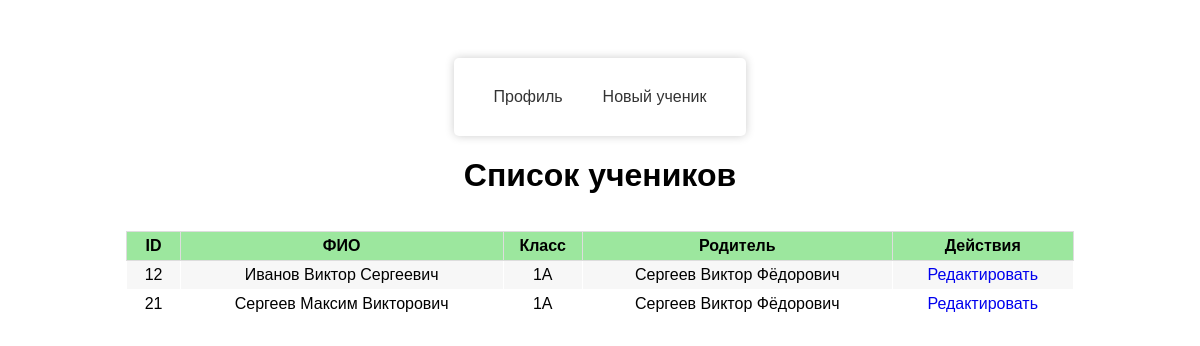
The app's page /src/users/students_parents/EditStudent.php (signed in) with its own data.
### tables this page shows
CREATE TABLE `students` (
  `id` int(11) NOT NULL,
  `id_user` int(11) NOT NULL,
  `Fio` varchar(255) NOT NULL,
  `class_id` int(11) NOT NULL,
  `parent_id` int(11) NOT NULL
);

CREATE TABLE `classes` (
  `id` int(11) NOT NULL,
  `name` varchar(50) NOT NULL
);

CREATE TABLE `parents` (
  `id` int(11) NOT NULL,
  `id_user` int(11) NOT NULL,
  `Fio` varchar(255) NOT NULL,
  `email` varchar(255) NOT NULL,
  `phone` varchar(20) NOT NULL
);

### src/users/students_parents/EditStudent.php (the view, shortened to what this page needs)
<!DOCTYPE html>
<html>
<head>
</head>
<body>
<?php
require_once $_SERVER['DOCUMENT_ROOT']."/src/common/functions.php";
?>
<div class="wrapper">
    <main>
        <nav>
            <ul>
                <li><?php echo (profile()); ?></li>
                <li><a href="NewStudent.php">Новый ученик</a></li>
            </ul>
        </nav>
    </main>
    <h1>Список учеников</h1>
    <?php
    $pdo = connect();
    $sql = "SELECT s.id, s.Fio, s.class_id, s.parent_id, c.name AS class_name, p.Fio AS parent_name
        FROM students s
        LEFT JOIN classes c ON s.class_id = c.id
        LEFT JOIN parents p ON s.parent_id = p.id
        ORDER BY s.id";
    $stmt = $pdo->query($sql);
    echo '<table class="table">';
    echo '<tr><th>ID</th><th>ФИО</th><th>Класс</th><th>Родитель</th><th>Действия</th></tr>';
    while ($row = $stmt->fetch()) {
        $id = $row['id'];
        $fio = $row['Fio'];
        $class_name = $row['class_name'];
        $parent_name = $row['parent_name'];
        echo '<tr>';
        echo '<td>' . $id . '</td>';
        echo '<td>' . $fio . '</td>';
        echo '<td>' . $class_name . '</td>';
        echo '<td>' . $parent_name . '</td>';
        echo '<td><a href="EditStudentData.php?id=' . $id . '">Редактировать</a></td>';
        echo '</tr>';
    }
    echo '</table>';
    ?>
</div>
</body>
</html>

### src/users/students_parents/EditStudent.php (style rules this page uses)
.wrapper { display: flex; justify-content: center; align-items: center; height: 100%; width: 100%; flex-direction: column; font-family: Arial, sans-serif; }
.table { border: 1px solid #eee; table-layout: auto; width: 80%; margin-bottom: 15px; margin-top: 15px; text-align: center; border-collapse: collapse; }
.table th { font-weight: bold; padding: 5px; background-color: #9ce79e; border: 1px solid #dddddd; }
.table td { padding: 5px 10px; border: 1px solid #ffffff; text-align: center; }
.table tbody tr:nth-child(odd) { background-color: #ffffff; }
.table tbody tr:nth-child(even) { background: #F7F7F7; }
a { margin-bottom: 20px; text-decoration: none }
@media screen and (min-width: 768px) { main { display: flex; justify-content: center; align-items: center; margin-top: 50px; } }
@media screen and (min-width: 768px) { nav { background-color: #fff; border-radius: 5px; box-shadow: 0 0 10px rgba(0, 0, 0, 0.2); padding:20px; } }
@media screen and (min-width: 768px) { nav ul { display: flex; flex-wrap: wrap; justify-content: center; list-style: none; margin: 0; padding: 0; } }
@media screen and (min-width: 768px) { nav li { margin: 10px; } }
@media screen and (min-width: 768px) { nav a { color: #333; text-decoration: none; padding: 10px; border-radius: 5px; transition: background-color 0.3s ease; } }

### records on screen
students: id "12", Fio "Иванов Виктор Сергеевич", class.name "1A", parent.Fio "Сергеев Виктор Фёдорович"
students: id "21", Fio "Сергеев Максим Викторович", class.name "1A", parent.Fio "Сергеев Виктор Фёдорович"
